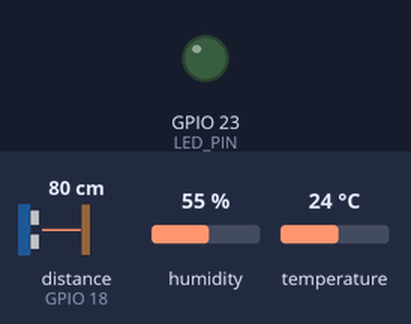
Simulated run of this program. Board: ESP32. Parts: output pins drawn as LEDs (lit = HIGH). The test bench sets the inputs (shaded band); at power-on: distance to the obstacle (sensor on GPIO 18) 80 cm, humidity 55 %, temperature 24 °C. The echo pulse lasts 58.3 µs per cm; WiFi joins after 1.5 s; servers stay silent unless stated; the local clock reads 2024-03-15 10:24:30 at power-on unless the program sets it; random numbers use the default seed unless the program sets one; no MQTT or app messages arrive unless stated; pins used as bus, display or sensor lines are not drawn; what the program prints to the serial monitor is not drawn.

Above: at 3.8 s.
3.9 s: distance to the obstacle (sensor on GPIO 18) set to 2 cm
At 5.03 s:
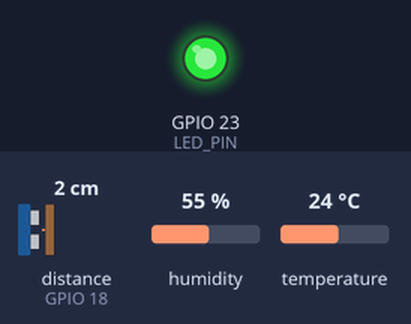
16.5 s: distance to the obstacle (sensor on GPIO 18) set to 18 cm
Timing chart, 0 to 31.6 s (numbered marks = the images above; inputs shaded):
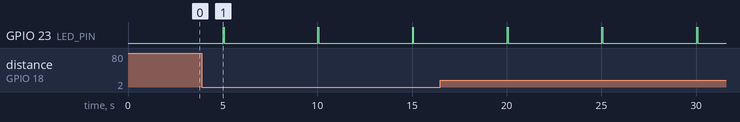

Measured:
- by itself, GPIO 23 (LED_PIN): alternates HIGH for 0.05 s and LOW for 5.0 s

The program:

main.cpp
```cpp
#include <Arduino.h>
#include <WiFi.h>
#include <PubSubClient.h>
#include <DHTesp.h>
#include <sys/time.h>

const char* MQTT_HOST = "host.wokwi.internal";
const uint16_t MQTT_PORT = 1884;
const char* MQTT_TOPIC = "ptit/B23DCAT074/sensors";
const int DHT_PIN = 21, TRIG_PIN = 5, ECHO_PIN = 18, LED_PIN = 23;
const uint32_t INTERVAL_MS = 5000;
WiFiClient network;
PubSubClient mqtt(network);
DHTesp dht;
char bootId[20];
char clockTopic[100];
uint32_t lastClockRequest = 0;
uint32_t sequenceNo = 0, lastSample = 0, lastConnect = 0, lastWifi = 0;

void clockReply(char* topic, byte* payload, unsigned int length) {
    if (strcmp(topic, clockTopic) != 0 || length != 13) return;
    char text[14];
    for (unsigned int i = 0; i < length; ++i) {
        if (payload[i] < '0' || payload[i] > '9') return;
        text[i] = payload[i];
    }
    text[length] = 0;
    uint64_t ms = strtoull(text, nullptr, 10);
    if (ms < 1700000000000ULL || ms > 4102444800000ULL) return;
    timeval current;
    gettimeofday(&current, nullptr);
    if (current.tv_sec >= 1700000000) return;
    timeval corrected;
    corrected.tv_sec = ms / 1000;
    corrected.tv_usec = (ms % 1000) * 1000;
    if (settimeofday(&corrected, nullptr) == 0)
        Serial.println("Clock synchronized from local MQTT collector (NTP fallback)");
}

float distanceCm() {
    digitalWrite(TRIG_PIN, LOW);
    delayMicroseconds(2);
    digitalWrite(TRIG_PIN, HIGH);
    delayMicroseconds(10);
    digitalWrite(TRIG_PIN, LOW);
    auto pulse = pulseIn(ECHO_PIN, HIGH, 30000);
    return pulse ? pulse * 0.0343f / 2 : NAN;
}

void jsonNumber(char* out, size_t size, float value) {
    if (isfinite(value)) snprintf(out, size, "%.2f", value);
    else snprintf(out, size, "null");
}

void setup() {
    Serial.begin(115200);
    pinMode(TRIG_PIN, OUTPUT);
    pinMode(ECHO_PIN, INPUT);
    pinMode(LED_PIN, OUTPUT);
    dht.setup(DHT_PIN, DHTesp::DHT22);
    snprintf(bootId, sizeof(bootId), "%08lx%08lx", (unsigned long)esp_random(), (unsigned long)esp_random());
    snprintf(clockTopic, sizeof(clockTopic), "%s/time/%s", MQTT_TOPIC, bootId);
    WiFi.begin("Wokwi-GUEST", "", 6);
    configTime(0, 0, "pool.ntp.org", "time.google.com");
    mqtt.setServer(MQTT_HOST, MQTT_PORT);
    mqtt.setCallback(clockReply);
    mqtt.setBufferSize(768);
    mqtt.setSocketTimeout(2);
    Serial.println("\r\nBAI2 ESP32: DHT=21 TRIG=5 ECHO=18 LED=23");
    Serial.println("Waiting for WiFi and NTP...");
}

void loop() {
    uint32_t now = millis();
    if (WiFi.status() != WL_CONNECTED) {
        if (now - lastWifi > 15000) {
            lastWifi = now;
            WiFi.reconnect();
            Serial.println("WiFi reconnecting...");
        }
        delay(5);
        return;
    }
    if (!mqtt.connected() && now - lastConnect > 3000) {
        lastConnect = now;
        String clientId = String("B23DCAT074-") + bootId;
        bool connected = mqtt.connect(clientId.c_str());
        if (connected) mqtt.subscribe(clockTopic);
        Serial.printf("MQTT %s:%u %s rc=%d\r\n", MQTT_HOST, MQTT_PORT, connected ? "OK" : "FAIL", mqtt.state());
    }
    mqtt.loop();
    timeval clockNow;
    gettimeofday(&clockNow, nullptr);
    if (mqtt.connected() && clockNow.tv_sec < 1700000000 && now - lastClockRequest >= 3000) {
        lastClockRequest = now;
        String requestTopic = String(MQTT_TOPIC) + "/time/request";
        mqtt.publish(requestTopic.c_str(), bootId);
    }
    if (now - lastSample < INTERVAL_MS) { delay(2); return; }
    lastSample = now;
    ++sequenceNo;
    timeval stamp;
    gettimeofday(&stamp, nullptr);
    if (stamp.tv_sec < 1700000000) {
        Serial.println("Waiting for NTP or local MQTT clock; skip sample");
        return;
    }
    auto reading = dht.getTempAndHumidity();
    char temp[20], hum[20], dist[20];
    jsonNumber(temp, sizeof(temp), reading.temperature);
    jsonNumber(hum, sizeof(hum), reading.humidity);
    jsonNumber(dist, sizeof(dist), distanceCm());
    uint64_t epochMs = (uint64_t)stamp.tv_sec * 1000 + stamp.tv_usec / 1000;
    char payload[512];
    snprintf(payload, sizeof(payload),
        "{\"device_id\":\"B23DCAT074\",\"boot_id\":\"%s\",\"source\":\"wokwi\","
        "\"timestamp_ms\":%llu,\"sequence\":%lu,\"uptime_s\":%lu,"
        "\"temperature\":%s,\"humidity\":%s,\"distance_cm\":%s,\"rssi\":%d}",
        bootId, (unsigned long long)epochMs, (unsigned long)sequenceNo, (unsigned long)(now / 1000),
        temp, hum, dist, WiFi.RSSI());
    bool ok = mqtt.connected() && mqtt.publish(MQTT_TOPIC, payload);
    Serial.printf("%s | publish=%s\r\n", payload, ok ? "OK" : "FAILED");
    digitalWrite(LED_PIN, ok ? HIGH : LOW);
    delay(50);
    digitalWrite(LED_PIN, LOW);
}
```
